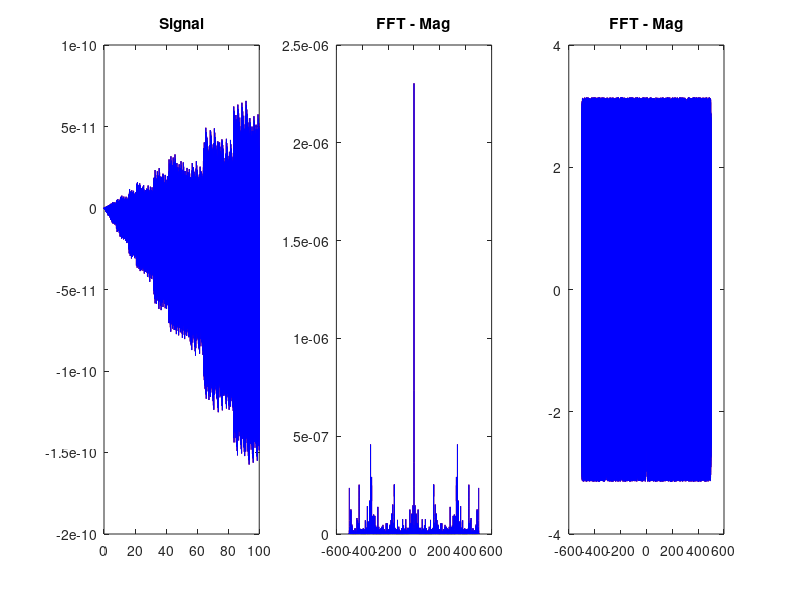

The MATLAB source for this figure:
clc; clear all; close all;

Fs1 = 1000;
t1 = 0:1/Fs1:100;
x1 = sin(2*pi*1000*t1);
x2 = sin(2*pi*1500*t1);
x3 = sin(2*pi*2000*t1);
x_ch1 = 0.3*x1+0.2*x2+0.3*x3;
x_ch2 = 0.1*x1+0.3*x2+0.4*x3;
x = vertcat(x_ch1, x_ch1);

fft_Signal1 = fft(x(1,:));
z1 = fftshift(fft_Signal1);
fft_mag1 = abs(z1);
fft_phase1 = angle(z1);

fft_Signal2 = fft(x(2,:));
z2 = fftshift(fft_Signal2);
fft_mag2 = abs(z2);
fft_phase2 = angle(z2);

N = length(x);
%Fbins = ((0:1/N: 1-1/N)*Fs1).';
ly = length(x);
Fbins =(-ly/2:ly/2-1)/ly*Fs1;



subplot(1,3,1);
plot(t1, x(1,:), 'r');
hold on
plot(t1, x(2,:), 'b');
hold off
title('Signal');
subplot(1,3,2);
plot(Fbins, fft_mag1, 'r');
hold on
plot(Fbins, fft_mag2, 'b');
hold off
title('FFT - Mag');
subplot(1,3,3);
plot(Fbins, fft_phase1, 'r');
hold on
plot(Fbins, fft_phase2, 'b');
hold off
title('FFT - Mag');

audiowrite('pruebaSenos.wav',x',Fs1)